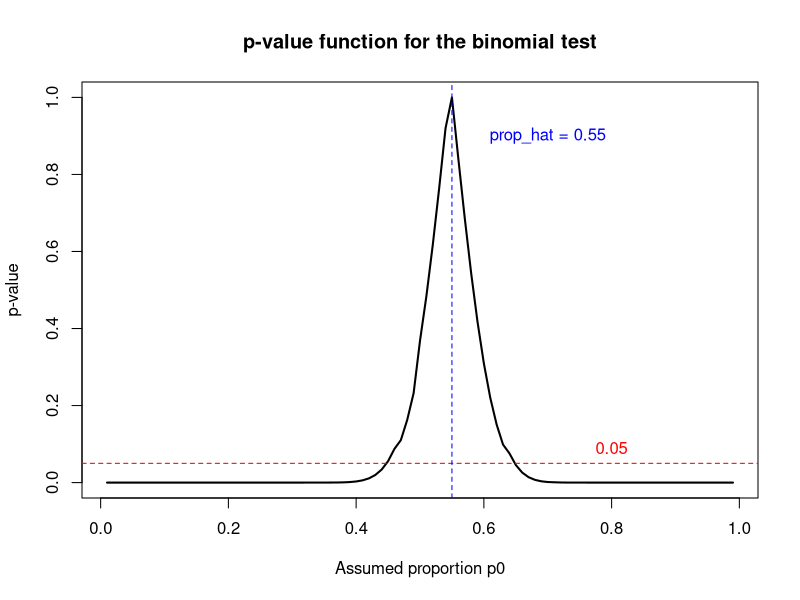

The R script that drew this image:
# Exercise 4 - NHST, QM1
# proportions test
#
# • Create a sample from a binomial distribution with n = 100 and p = 0.5.
# • Perform a proportions test with H0 : p = 0.5 and interpret the results.
# • Perform the proportions test for the whole range of possible proportions
#   H0 : p = 0.01 ... p = 0.99 in steps of 0.01.
#   Plot the p-values on the y-axis and the assumed proportion on the x-axis.
#   This is called a p-value function.


#set.seed(123)

# 1) Create one sample
n      <- 100
p_true <- 0.5
x      <- rbinom(1, n, p_true)
x
prop_hat <- x / n
prop_hat

# 2) Perform a proportions test under H0: p = 0.5
bt <- binom.test(x, n, p = 0.5, alternative = "two.sided")
bt

# 3) Compute p-values for a range of assumed H0 proportions
p_grid <- seq(0.01, 0.99, by = 0.01)

p_values <- sapply(p_grid, function(p0) {
  binom.test(x, n, p = p0, alternative = "two.sided")$p.value
})

# 4) Plot the p-value function
plot(p_grid, p_values, type = "l", lwd = 2,
     xlab = "Assumed proportion p0",
     ylab = "p-value",
     main = "p-value function for the binomial test")
abline(h = 0.05, col = "red", lty = 2)
abline(v = prop_hat, col = "blue", lty = 2)
text(0.8, 0.09, "0.05", col = "red")
text(prop_hat + 0.15, 0.9, paste0("prop_hat = ", 
                                  round(prop_hat, 2)), 
     col = "blue")
